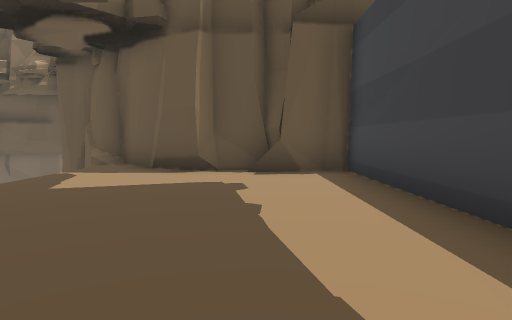
View 1 (above)

23 first-person views from a walk through a Unity game level. The camera is 1.3 m above the floor, tilts 4° down and sees 75° across. The floor is counted in squares, 2 m on a side. Each view is taken from the middle of a square. On the plan, view 1 faces up. The plan holds only what a view shows up to about 10 squares ahead; the rest is blank. The place goes on beyond the plan. The player is left out. Some animated figures are left out. Some surface patterns are stand-ins.

View 2
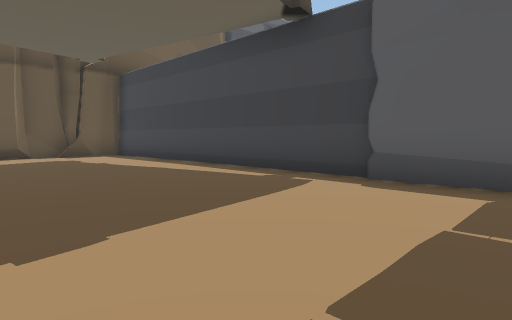

View 3
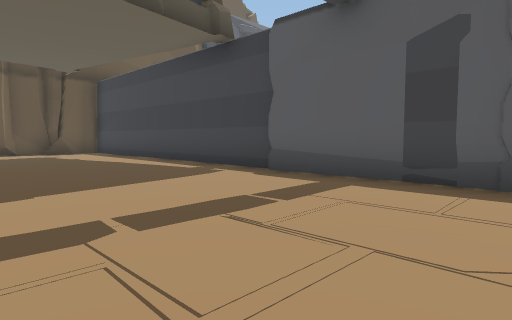

View 4
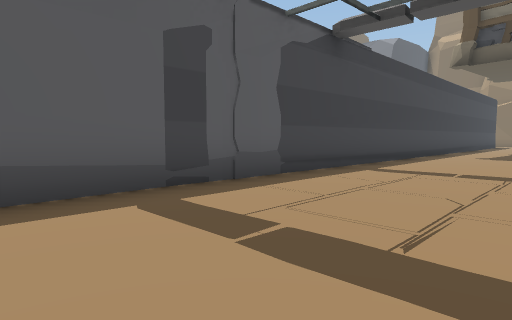

View 5
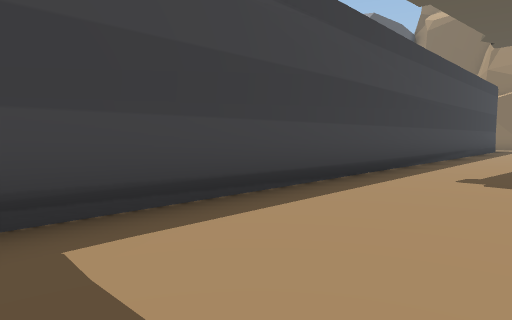

View 6
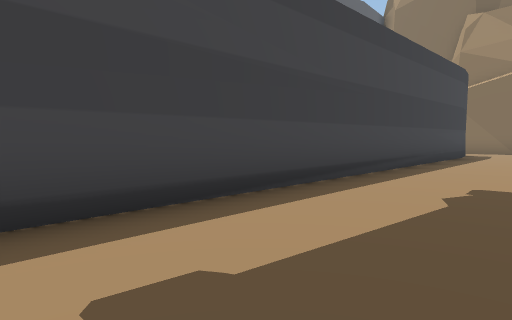

View 7
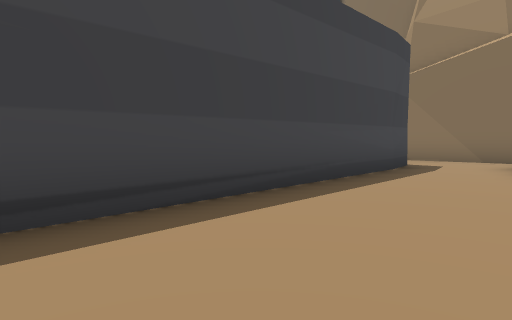

View 8
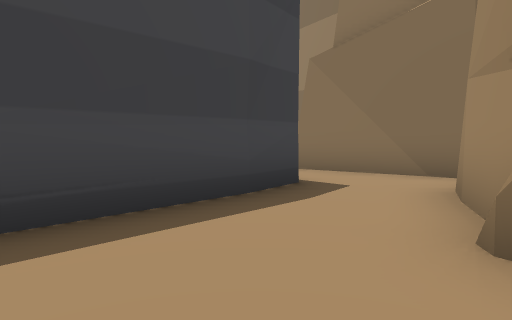

View 9
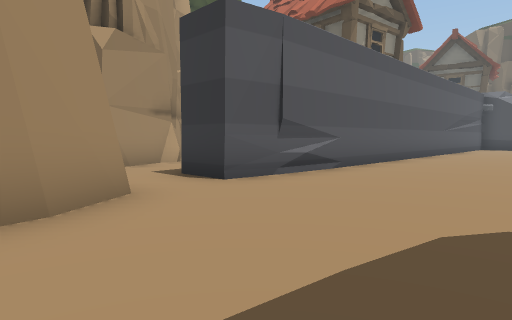

View 10
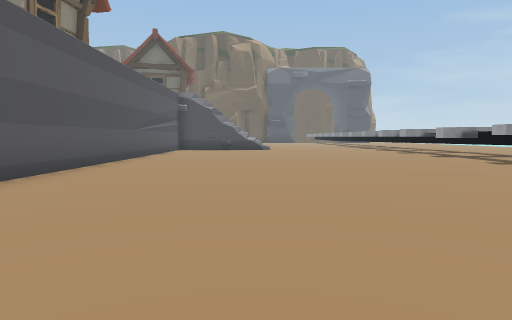

View 11
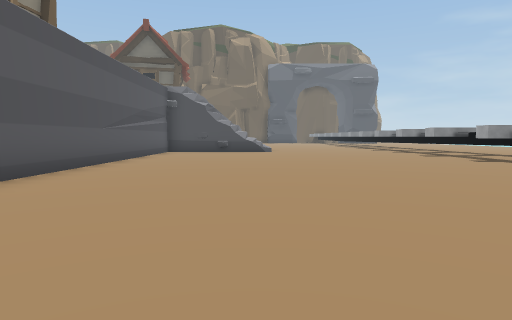

View 12
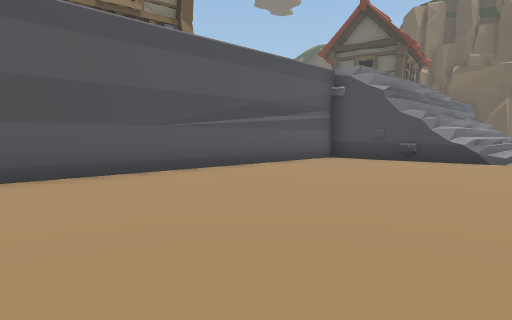

View 13
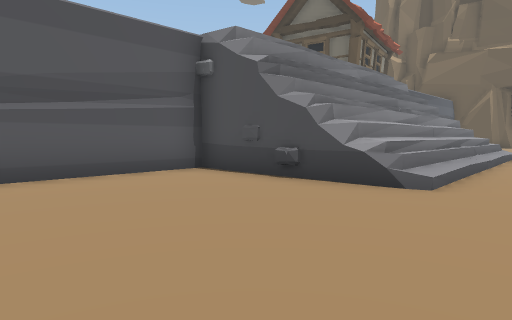

View 14
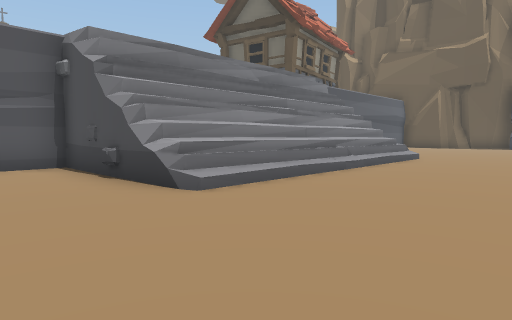

View 15
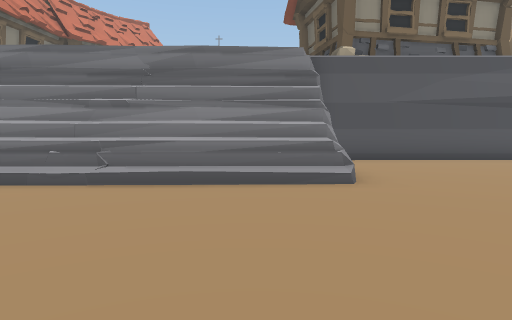

View 16
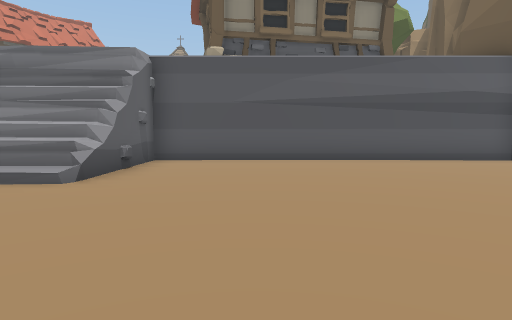

View 17
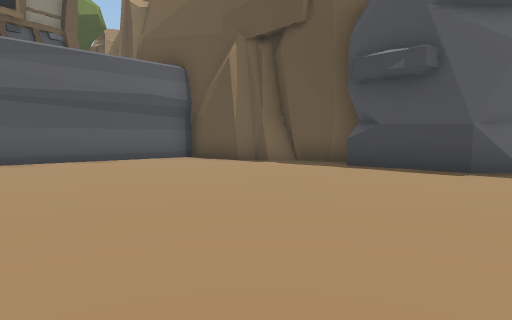

View 18
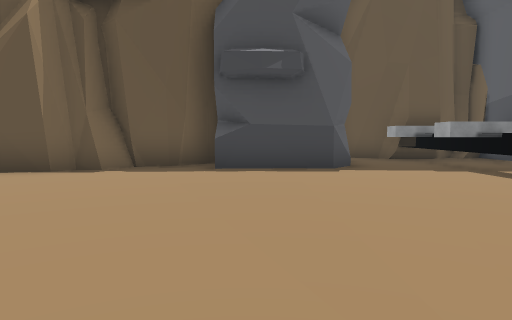

View 19
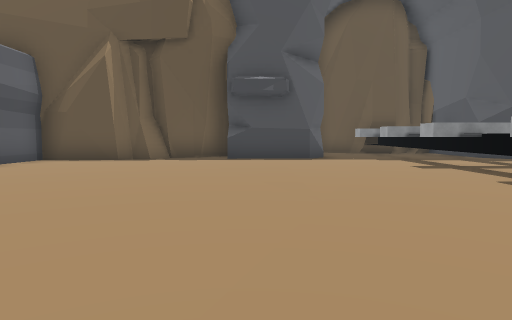

View 20
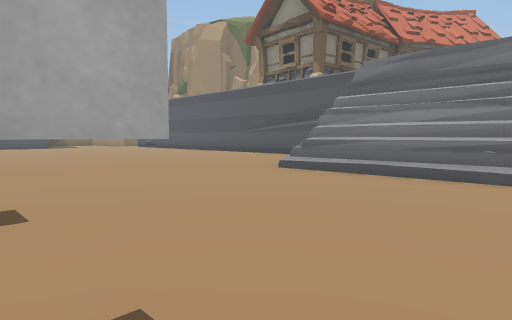

View 21
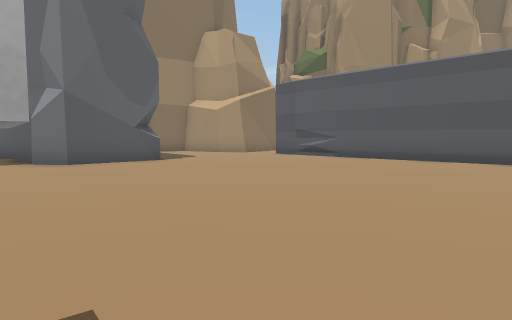

View 22
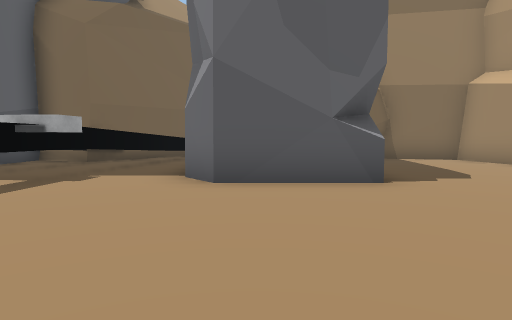

View 23
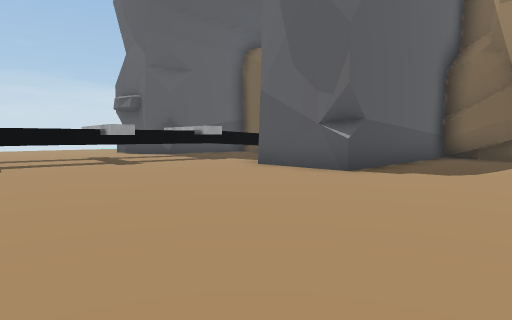

### Floor plan
Key: @ floor where view 1 was taken; # wall or solid block; . floor; / step, stairs or slope; = window, fence, low wall or low ledge; ^ raised ledge; v drop or lower ground.
Columns run from 4 left of view 1 to 14 right of it. Each row starts with its distance up from view 1.
 11                 ##
 10                 .#
  9                #.#
  8 ###      #######.#
  7  .########.......#
  6  ....###.........#
  5  .....##.........#
  4  .....##.........#
  3  .....##.........#
  2   ....##.........
  1   ....##.........
  0   ..@.##.........
 -1  .....##........
 -2  .....##.......
 -3  .....###///....
 -4  .....# ^///.....
 -5  .....# ^///....
 -6  .....# ^///......
 -7  .....# ^/#/.....#
 -8    ...# ^///......
 -9    ...# ^/#/.....
-10    ...# ^=//.....
-11    ...####v=.....
-12    ...##.........
-13    ...##.........
-14    ...##.........
-15    ...##..........#
-16    ...##.........##
-17    ...##..........#
-18    ...##..........#
-19    ...##.........##
-20    ...##..........
-21    ...##..........
-22    ...##......... #
-23    ...##..........#
-24    ...##.........##
-25    #..##.........##
-26    #..##.........#
-27    ##.##....####.#
-28     #.......#  #.#
-29     #####...#  #.#
-30         #...#  #.#
-31         #..##  ###
-32         #####

Positions as (right, up) in squares from view 1, and headings:
1: (0, 0), facing up
2: (-3, -5), facing up-right
3: (-3, -7), facing up-right
4: (-2, -3), facing down-right
5: (-1, -9), facing down-right
6: (-1, -14), facing down-right
7: (-1, -19), facing down-right
8: (-1, -23), facing down-right
9: (7, -30), facing up-left
10: (7, -27), facing up
11: (7, -25), facing up
12: (9, -20), facing up-left
13: (9, -15), facing up-left
14: (11, -13), facing up-left
15: (12, -4), facing left
16: (12, 0), facing left
17: (12, 1), facing up-left
18: (9, 1), facing up
19: (9, -2), facing up
20: (13, -6), facing down-left
21: (13, -18), facing down-left
22: (10, -22), facing down
23: (5, -21), facing down-right
